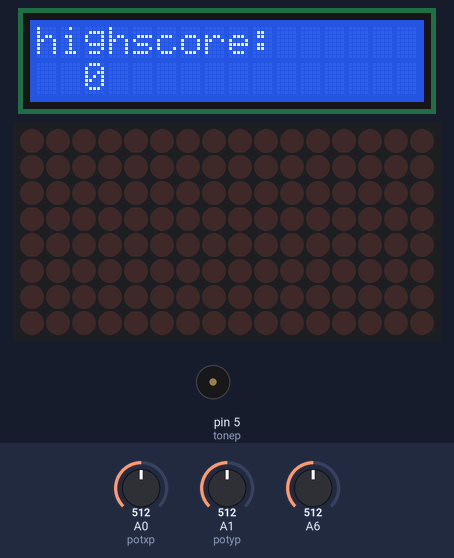
The sketch below on a simulated Arduino Uno, built with avr-gcc and run on an emulated ATmega328P. Shown: 16×2 character LCD, 16×8 LED matrix, buzzer (waves = sounding). Inputs (shaded band) come from the test bench; at power-on: A6 = 512, A0 (potxp) = 512, A1 (potyp) = 512. Random numbers use the default seed unless the sketch sets one.

Above: at 2.7 s.
2.8 s: A6 set to 716
At 4.39 s:
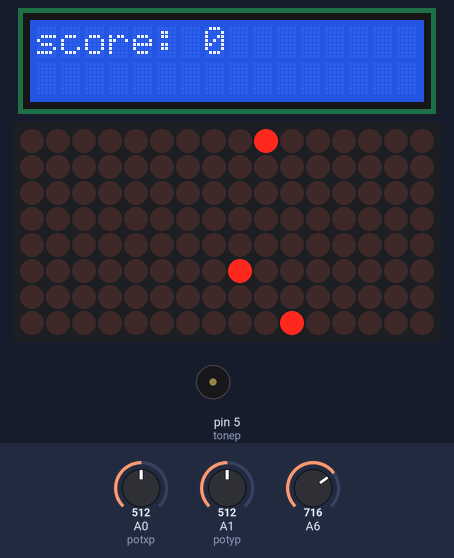
5.7 s: A0 (potxp) set to 806
8.9 s: A0 (potxp) set to 820
At 11.93 s:
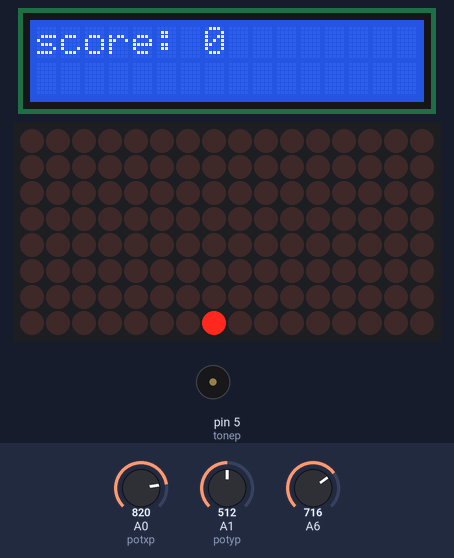
12.6 s: A1 (potyp) set to 224
15.0 s: A1 (potyp) set to 205
At 18.9 s:
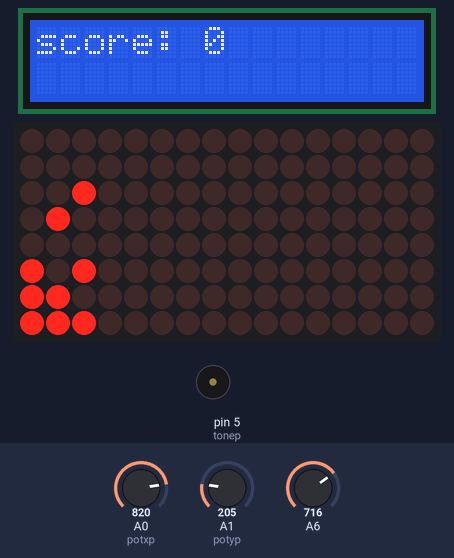
19.3 s: A6 set to 1023
At 25.5 s:
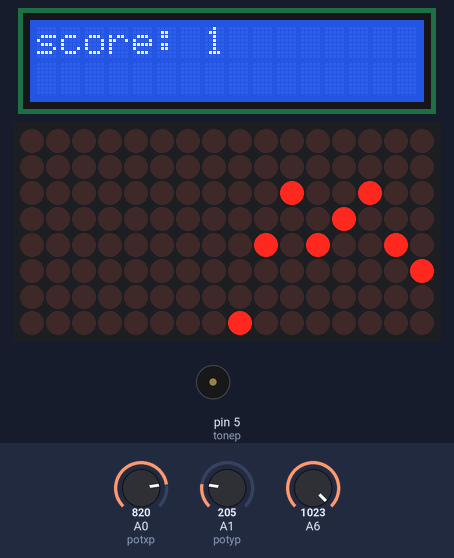
Timing chart, 0 to 27.4 s (numbered marks = the images above; inputs shaded):
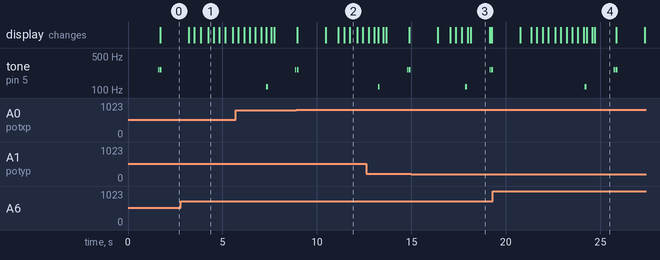

The sketch:

Evade.ino
```cpp
#include <LedControl.h>                 // to drive the matrix
#include <NewTone.h>
#include <Wire.h>
#include <LiquidCrystal_I2C.h>

#define red 0                           // The address of the MAX7221 for the red leds
#define green 1                         // The address of the MAX7221 for the green leds
#define orange 2 //not an address - just a reference

#define ISR_FREQ 190     //190=650Hz    // Sets the speed of the ISR - LOWER IS FASTER
// prescaler is /128 -  125,000/ISR_FREQ+1 (i.e 249=500Hz, 190=650Hz)
// Tweaked depending on the overhead in the ISR & and other factors in the sketch
// Display will be slow if too FAST. Sketch will hang on delay() if way too fast!

#define potxp 0 //x axis potentiometer input
#define potyp 1 //y axis potentiometer input
#define potthreshold 300

#define buttp 7 //joystick button pin (just an easter egg)

#define tonep 5 //tone() output

#define drawp 1

int maxInShutdown = green;                // tells which MAX7221 is currently off

int ipotxv, ipotyv;
int cx = 4, px;
int cy = 7, py;

int buttc = red; //player color

int dropsx[8];
double dropp = 200, movepe = 60;
int dropsi = 0;
int droppt = 0, movepet = 0;

LedControl lc = LedControl(2,3,4,2); // pins 10=DataIn, 9=CLK, 8=LOAD + 2 MAX7221s

LiquidCrystal_I2C lcd(0x27, 2, 1, 0, 4, 5, 6, 7, 3, POSITIVE);
boolean play = true;

int score = 0;
int highscore = 0;

void setup(){
  ipotxv = analogRead(potxp);
  ipotyv = analogRead(potyp);

  lc.setIntensity(red,15);              // red needs less brightness
  lc.setIntensity(green,15);            // 0 = dim, 15 = full brightness

  lcd.begin(16,2);
  lcd.clear();
  //Serial.begin(9600);

  randomSeed(analogRead(6));

  pinMode(tonep, OUTPUT);

  lcd.setCursor(0,0); lcd.print("evade :");
  lcd.setCursor(0,1); lcd.print(" an arduino game");
  delay(1500);

  setISRtimer();                        // setup the timer
  startISR();                           // start the timer to toggle shutdown
}

void loop(){
  reset();
  while(play){
    droppt += drawp;
    movepet += drawp;
    if(movepet >= movepe){
      movep();
      movepet = 0;
      lcd.setCursor(7,0);
      lcd.print(score);
    }
    if(droppt >= dropp){
      movedrops();
      droppt = 0;
    }
    if(random(3) == random(777)){
      randomSeed(analogRead(6));
      dropp /= 1+(log(dropp+random(100))/100);
      movepe = dropp/4+10;
    }
    delay(drawp);
  }
}

void reset(){
  startt();

  for(int i = 0; i < dropsi; ++i) dropsx[i] = 0;
  dropsi = droppt = movepet = 0;
  cx = px = 4;
  cy = py = 7;
  dropp = 200;
  clearall();
  lcd.clear();

  if(score > highscore) highscore = score;
  score = 0;

  lcd.setCursor(0,0);
  lcd.print("highscore: ");
  lcd.setCursor(2,1);
  lcd.print(highscore);
  delay(1500);

  lcd.clear();
  lcd.setCursor(0,0);
  lcd.print("score: 0");
}

void boom(){
  play = false;
  collisiont();
  collisiona(cx, cy);
  for(int i = dropsi-1; i >= 0; --i){
    setboth(dropsx[i], i, true);
    delay(50);
  }
  delay(1000);
  reset();
  delay(500);
  play = true;
}

void startt(){
  NewTone(tonep, 261, 70);
  delay(100);
  NewTone(tonep, 261, 100);
}
void collisiont(){
  if(random(100) == random(100)){
    NewTone(tonep, 130, 70);
    delay(100);
  }
  NewTone(tonep, 116, 100);
}
void movet(){
  NewTone(tonep, 165, 100);
}

void collisiona(int ix, int iy){
  for(int i = 0; i < 3; ++i){
    setone(red,ix+i,iy,true);
    setone(red,ix-i,iy,true);
    setone(red,ix,iy+i,true);
    setone(red,ix,iy-i,true);
    setone(red,ix+i,iy+i,true);
    setone(red,ix-i,iy+i,true);
    setone(red,ix+i,iy-i,true);
    setone(red,ix-i,iy-i,true);
    delay(40);
  }
}

void movep(){
  px = cx; py = cy;

  int potxv = analogRead(potxp);
  if(potxv > ipotxv+potthreshold){
    if(cx < 7) cx += 1;
  } else if(potxv < ipotxv-potthreshold){
    if(cx > 0) cx -= 1;
  }

  int potyv = analogRead(potyp);
  if(potyv > ipotyv+potthreshold){
    if(cy < 7) cy += 1;
  } else if(potyv < ipotyv-potthreshold){
    if(cy > 0) cy -= 1;
  }

  setone(red, px, py, false);
  setone(red, cx, cy, true);

  for(int i = 0; i < dropsi; ++i){
    if(i == cy && dropsx[i] == cx){
      boom();
      return;
    }
  }
}

void movedrops(){
  for(int i = dropsi; i >= 0; --i){
    setone(green, dropsx[i], i, false);
    dropsx[i+1] = dropsx[i];
  }
  dropsx[0] = random(0,8);
  if(dropsi < 8) dropsi++;
  else score++;
  for(int i = 0; i < dropsi; ++i) setone(green, dropsx[i], i, true);
}
```

timer.ino
```cpp
/* virtually copied from http://playground.arduino.cc/Main/MultiplexMAX72xx

   yeah i cite ppl correctly

 */

/////////////////////////////ISR Timer Functions ///////////////////////////

ISR(TIMER2_COMPA_vect) {  //This ISR toggles shutdown between the 2MAX7221's
  if(maxInShutdown == red){
    lc.shutdown(green,true);  // The order here is critical - Shutdown first!
    lc.shutdown(red,false);   // . . . Then restart the other.
    maxInShutdown = green;
  } else {
    lc.shutdown(red,true);
    lc.shutdown(green,false);
    maxInShutdown = red;
  }
}

void setISRtimer(){  // setup ISR timer controling toggleing
  TCCR2A = 0x02;                        // WGM22=0 + WGM21=1 + WGM20=0 = Mode2 (CTC)
  TCCR2B = 0x05;                // CS22=1 + CS21=0 + CS20=1 = /128 prescaler (125kHz)
  TCNT2 = 0;                            // clear counter
  OCR2A = ISR_FREQ;                     // set TOP (divisor) - see #define
}
void startISR(){  // Starts the ISR
  TCNT2 = 0;                            // clear counter (needed here also)
  TIMSK2 |= (1 << OCIE2A);                  // set interrupts=enabled (calls ISR(TIMER2_COMPA_vect)
} void stopISR(){    // Stops the ISR
  TIMSK2 &= ~(1 << OCIE2A);                  // disable interrupts
}
```

wrappers.ino
```cpp
void setboth(int x, int y, int state){
  stopISR();
  lc.setLed(red,x,y,state);
  lc.setLed(green,x,y,state);
  startISR();
}

void setone(int address, int x, int y, int state){
  stopISR();
  lc.setLed(address,x,y,state);
  startISR();
}

void clearall(){
  stopISR();
  lc.clearDisplay(red);
  lc.clearDisplay(green);
}

/////////   Wrappers for LedControl functions . . . //////////
void SetLed(byte Color, byte Row,byte Col, byte State){
  stopISR();            // disable interrupts - stop toggling shutdown when updating
  lc.setLed(Color,Row,Col,State);
  startISR();           // enable interrupts again
}

void SetRow(byte Color, byte Row, byte State){
  stopISR();            // disable interrupts - stop toggling shutdown when updating
  lc.setRow(Color,Row,State);
  startISR();           // enable interrupts again
}

void SetColumn(byte Color, byte Col, byte State){
  stopISR();            // disable interrupts - stop toggling shutdown when updating
  lc.setColumn(Color,Col,State);
  startISR();           // enable interrupts again
}

void ClearMatrix(){
  stopISR();            // disable interrupts - stop toggling shutdown when updating
  lc.clearDisplay(red);
  lc.clearDisplay(green);
  startISR();           // enable interrupts again
}
```

Measured:
- the behaviour switches between 812 and 813 on A0 (potxp) (found by bisection; images 1 and 2)
- the behaviour switches between 212 and 211 on A1 (potyp) (found by bisection; images 2 and 3)
- after the input at 15.0 s, tone on pin 5 (tonep): plays 116 Hz for 0.10 s, 261 Hz for 0.07 s, 261 Hz for 0.06 s, starting after 2.9 s
- what the display in image 3 shows lasts 1.0 s, from 18.1 s to 19.1 s
